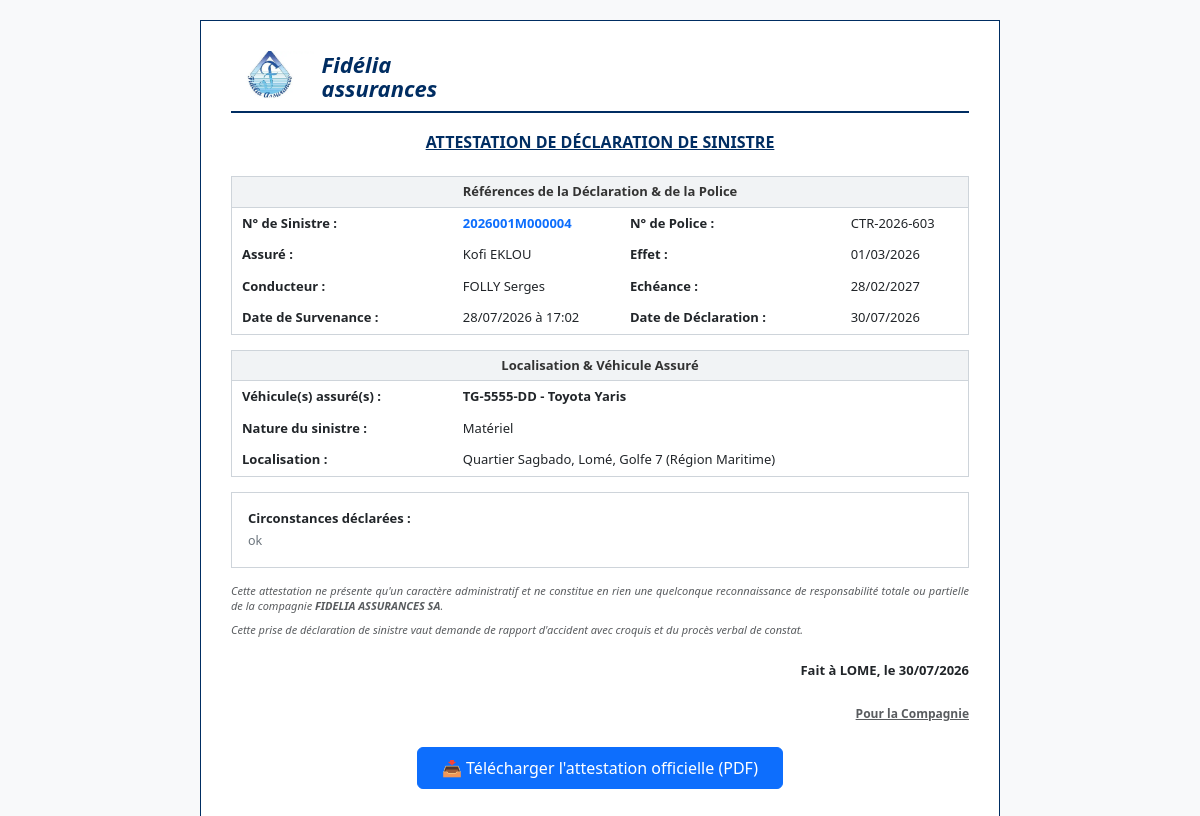
/sinistres/attestation/4/ (signed in), run on the app's committed database.
### gestion_sinistres/models.py (models this page shows, shortened)
class Sinistre(models.Model):
    NATURE_CHOICES = [('C', 'Corporel'), ('M', 'Matériel'), ('X', 'Mixte')]
    STATUS_CHOICES = [
        ('SOUMIS', 'Soumis'),
        ('ATTENTE_COMPLEMENTS', 'En attente de compléments'),
        ('ATTENTE_VALIDATION', 'En attente de validation'),
        ('A_CORRIGER', 'A corriger'),
        ('EN_COURS', 'En cours'),
        ('CHEQUE_EMIS', 'Chèque émis'),
        ('CLOTURE', 'Clôturé'),
        ('SANS_SUITE', 'Sans suite'),
        ('REOUVERT', 'Réouvert'),
    ]
    nom_conducteur = models.CharField(max_length=100)
    immatriculation = models.CharField(max_length=50, blank=True, null=True, verbose_name="Immatriculation")
    numero_sinistre = models.CharField(max_length=20, unique=True)
    statut = models.CharField(max_length=30, choices=STATUS_CHOICES, default='SOUMIS')
    agent_traitant = models.CharField(max_length=100, blank=True, null=True)
    montant_estime = models.DecimalField(max_digits=12, decimal_places=2, default=0)
    prix_retenu = models.DecimalField(max_digits=12, decimal_places=2, null=True, blank=True)
    attestation_generee = models.BooleanField(default=False)
    date_attestation = models.DateTimeField(null=True, blank=True)
    date_cloture = models.DateTimeField(null=True, blank=True)
    indemnisation_validee = models.BooleanField(default=False)
    date_survenance = models.DateTimeField()
    date_declaration = models.DateTimeField(auto_now_add=True)
    heure_approximative = models.TimeField()
    circonstances = models.TextField()
    vehicule = models.ForeignKey(Vehicule, on_delete=models.CASCADE)
    region = models.ForeignKey(Region, on_delete=models.SET_NULL, null=True)
    commune = models.ForeignKey(Commune, on_delete=models.SET_NULL, null=True)
    ville = models.ForeignKey(Ville, on_delete=models.SET_NULL, null=True)
    quartier = models.CharField(max_length=150)
    nature = models.CharField(max_length=1, choices=NATURE_CHOICES)
    numero_point_vente = models.CharField(max_length=10, default="001")
    assure = models.ForeignKey(User, on_delete=models.CASCADE, related_name='sinistres')
    quittance = models.ForeignKey(Quittance, on_delete=models.SET_NULL, null=True, blank=True)
    lettre_derogation = models.FileField(upload_to='sinistres/derogations/', blank=True, null=True)
    autre_vehicule_implique = models.BooleanField(default=False)
    vehicule_adverse_immatriculation = models.CharField(max_length=50, blank=True, null=True)
    vehicule_adverse_marque = models.CharField(max_length=50, blank=True, null=True)
    vehicule_adverse_modele = models.CharField(max_length=50, blank=True, null=True)
    vehicule_adverse_compagnie = models.CharField(max_length=100, blank=True, null=True, verbose_name="Compagnie d'assurance (véhicule adverse)")
    nombre_blesses = models.PositiveSmallIntegerField(default=0)
    nombre_morts = models.PositiveSmallIntegerField(default=0)

class Assure(models.Model):
    user = models.OneToOneField(User, on_delete=models.CASCADE, related_name='assure')
    numero_police = models.CharField(max_length=50, unique=True)
    telephone = models.CharField(max_length=20, blank=True, null=True)
    agence = models.ForeignKey(Agence, on_delete=models.SET_NULL, null=True, blank=True)
    compte_active = models.BooleanField(default=False)
    politique_confidentialite_acceptee = models.BooleanField(default=False)
    tentatives_echouees = models.PositiveSmallIntegerField(default=0)
    bloque_jusqu_a = models.DateTimeField(null=True, blank=True)

class Quittance(models.Model):
    contrat = models.ForeignKey('Assure', on_delete=models.CASCADE, related_name='quittances')
    numero_quittance = models.CharField(max_length=50, unique=True)
    type_contrat = models.CharField(max_length=100, blank=True, null=True)
    date_debut = models.DateField()
    date_fin = models.DateField()
    prime = models.DecimalField(max_digits=12, decimal_places=2)  # Représente la prime nette
    prix_retenu = models.DecimalField(max_digits=12, decimal_places=2, null=True, blank=True)
    prix_valide = models.BooleanField(default=False)
    class Meta:
        constraints = [
            models.CheckConstraint(
                condition=models.Q(prix_retenu__lte=models.F('prime')),
                name='check_prix_retenu_lte_prime'
            ),
            models.CheckConstraint(
                condition=models.Q(date_debut__lte=models.F('date_fin')),
                name='check_quittance_date_debut_lte_date_fin'
            ),
        ]

class Vehicule(models.Model):
    immatriculation = models.CharField(max_length=20, unique=True)
    marque = models.CharField(max_length=50)
    modele = models.CharField(max_length=50, null=True, blank=True)
    annee = models.IntegerField(null=True, blank=True)
    proprietaire = models.ForeignKey(User, on_delete=models.CASCADE, related_name='vehicules', null=True, blank=True)
    quittance = models.ForeignKey('Quittance', on_delete=models.CASCADE, related_name='vehicules', null=True, blank=True)
    def __str__(self):
        return f"{self.immatriculation} - {self.marque} {self.modele or 'Modèle non spécifié'}"

class Ville(models.Model):
    commune = models.ForeignKey(Commune, on_delete=models.CASCADE)
    nom = models.CharField(max_length=100)
    def __str__(self): return self.nom

class Commune(models.Model):
    region = models.ForeignKey(Region, on_delete=models.CASCADE)
    nom = models.CharField(max_length=100)
    def __str__(self): return self.nom

class Region(models.Model):
    nom = models.CharField(max_length=100)
    def __str__(self): return self.nom

### gestion_sinistres/views.py (the view)
# urls.py: path('attestation/<int:sinistre_id>/', views.voir_attestation, name='voir_attestation'),
@login_required
def voir_attestation(request, sinistre_id):
    sinistre = get_object_or_404(
        Sinistre,
        id=sinistre_id,
        statut__in=['EN_COURS', 'CHEQUE_EMIS', 'CLOTURE', 'SANS_SUITE']
    )
    is_owner = (getattr(sinistre, 'assure', None) == request.user or getattr(sinistre, 'assure_id', None) == request.user.id)
    if is_owner or hasattr(request.user, 'agent') or hasattr(request.user, 'chef'):
        return render(request, 'attestation.html', {'sinistre': sinistre})
    return redirect('accueil_assure')

### gestion_sinistres/templates/attestation.html (shortened to what this page needs)
{% load static %}
<!DOCTYPE html>
<html lang="fr">
<head>
    <link href="https://cdn.jsdelivr.net/npm/bootstrap@5.3.0/dist/css/bootstrap.min.css" rel="stylesheet">
</head>
<body>
    <div class="attestation-box" id="attestation-content">
            <div class="d-flex align-items-center gap-2" style="border-bottom: 2px solid #002D62; padding-bottom: 10px; margin-bottom: 20px;">
                <img src="{% static 'Logo Fidelia.jpeg' %}" alt="Logo Fidélia Assurances" style="height: 50px; width: auto;">
                <div>
                    <div class="fw-bold" style="color: #002D62; font-size: 22px; line-height: 1.1; font-style: italic;">Fidélia</div>
                    <div class="fw-bold" style="color: #002D62; font-size: 22px; line-height: 1.1; font-style: italic;">assurances</div>
                </div>
            </div>
        <h5 class="text-center fw-bold mb-4" style="text-decoration: underline; font-size: 16px; color: #002D62;">
            ATTESTATION DE DÉCLARATION DE SINISTRE
        </h5>
        <div class="section-box">
            <div class="section-header">Références de la Déclaration & de la Police</div>
            <table class="table table-borderless table-custom mb-0">
                <tr>
                    <td class="fw-bold" style="width: 30%;">N° de Sinistre :</td>
                    <td><span class="text-primary fw-bold">{{ sinistre.numero_sinistre }}</span></td>
                    <td class="fw-bold" style="width: 30%;">N° de Police :</td>
                    <td>{{ sinistre.assure.assure.numero_police|default:"—" }}</td>
                </tr>
                <tr>
                    <td class="fw-bold">Assuré :</td>
                    <td>{{ sinistre.assure.get_full_name|default:sinistre.assure.username }}</td>
                    <td class="fw-bold">Effet : </td>
                    <td>{{ sinistre.quittance.date_debut|date:"d/m/Y"|default:"-" }}</td>
                </tr>
                <tr>
                    <td class="fw-bold">Conducteur :</td>
                    <td>{{ sinistre.nom_conducteur }}</td>
                    <td class="fw-bold">Echéance : </td>
                    <td>{{ sinistre.quittance.date_fin|date:"d/m/Y"|default:"-" }}</td>
                </tr>
                <tr>
                    <td class="fw-bold">Date de Survenance :</td>
                    <td>{{ sinistre.date_survenance|date:"d/m/Y" }} à {{ sinistre.heure_approximative|time:"H:i" }}</td>
                    <td class="fw-bold">Date de Déclaration :</td>
                    <td>{{ sinistre.date_attestation|date:"d/m/Y" }}</td>
                </tr>
            </table>
        </div>
        <div class="section-box">
            <div class="section-header">Localisation & Véhicule Assuré</div>
            <table class="table table-borderless table-custom mb-0">
                <tr>
                    <td class="fw-bold" style="width: 30%;">Véhicule(s) assuré(s) :</td>
                    <td colspan="3"><strong>{{ sinistre.vehicule }}</strong></td>
                </tr>
                <tr>
                    <td class="fw-bold">Nature du sinistre :</td>
                    <td colspan="3">{{ sinistre.get_nature_display }}</td>
                </tr>
                <tr>
                    <td class="fw-bold">Localisation :</td>
                    <td colspan="3">Quartier {{ sinistre.quartier }}, {{ sinistre.ville }}, {{ sinistre.commune }} (Région {{ sinistre.region }})</td>
                </tr>
            </table>
        </div>
        <div class="section-box p-3">
            <div class="fw-bold mb-1">Circonstances déclarées :</div>
            <p class="mb-0 text-secondary" style="font-size: 12.5px;">{{ sinistre.circonstances }}</p>
        </div>
        <div class="footer-legal text-muted mb-4">
            <p class="mb-2"><em>Cette attestation ne présente qu'un caractère administratif et ne constitue en rien une quelconque reconnaissance de responsabilité totale ou partielle de la compagnie <strong>FIDELIA ASSURANCES SA</strong>.</em></p>
            <p class="mb-0"><em>Cette prise de déclaration de sinistre vaut demande de rapport d'accident avec croquis et du procès verbal de constat.</em></p>
        </div>
        <div class="text-end mb-4 fw-bold" style="font-size: 13px;">
            Fait à LOME, le {{ sinistre.date_attestation|date:"d/m/Y" }}
            <div class="mt-4 text-muted" style="font-size: 12px; text-decoration: underline;">Pour la Compagnie</div>
        </div>
        <div class="no-print text-center mt-4">
            <button onclick="telechargerPDFDirect()" class="btn btn-primary px-4 py-2">📥 Télécharger l'attestation officielle (PDF)</button>
        </div>
    </div>
</body>
</html>

### gestion_sinistres/templates/attestation.html (style rules this page uses)
body { font-family: 'Segoe UI', Tahoma, Geneva, Verdana, sans-serif; padding: 20px; background-color: #f8f9fa; }
.attestation-box { width: 100%; max-width: 800px; margin: auto; border: 1.5px solid #002D62; padding: 30px; background: #ffffff; box-sizing: border-box; }
.section-box { border: 1px solid #ced4da; margin-bottom: 15px; font-size: 13px; }
.section-header { background-color: #f1f3f5; font-weight: bold; padding: 5px 10px; color: #333; border-bottom: 1px solid #ced4da; text-align: center; }
.table-custom td { padding: 6px 10px; background-color: transparent !important; vertical-align: middle; font-size: 13px; }
.footer-legal { font-size: 11px; text-align: justify; line-height: 1.4; }

### data on the page
Sinistre: numero_sinistre "2026001M000004", assure.assure.numero_police "CTR-2026-603", assure.get_full_name "Kofi EKLOU", quittance.date_debut "01/03/2026", nom_conducteur "FOLLY Serges", quittance.date_fin "28/02/2027", date_survenance "28/07/2026", heure_approximative "17:02", date_attestation "30/07/2026", vehicule "TG-5555-DD - Toyota Yaris", nature "Matériel", quartier "Sagbado", ville "Lomé", commune "Golfe 7", region "Maritime", circonstances "ok"
